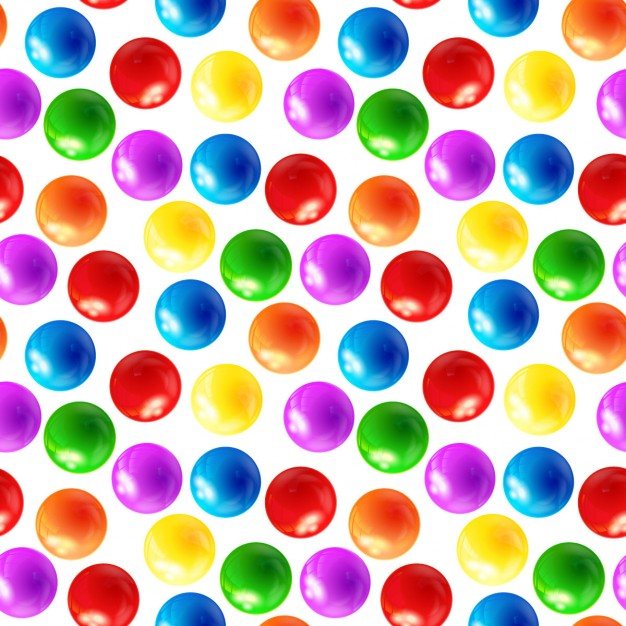
#> input picture image/ball2d.jpg, 626 x 626 px
$ python detect_object.py
#> lines starting #> are read from the running program, lines starting #| are printed output that depends on the picture; after the words box and inside, x2 and y2 are one past the last pixel; in counts of white or black regions, pixels touching at a corner belong together
import cv2
import numpy

while True:
    img = cv2.imread("image/ball2d.jpg")
#> img is the input picture: shape (626, 626, 3); mean B, G, R 168.2, 172.2, 199.6
    img = cv2.resize(img, (500,500))
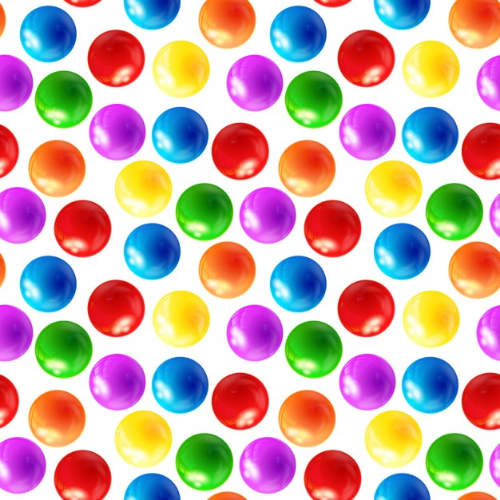
#> img: shape (500, 500, 3); mean B, G, R 168, 172.1, 199.5

    #ช่วงที่สีเข้มที่สุด
    lower = numpy.array([5,111,10])
    #ช่วงที่สีอ่อนที่สุด
    upper = numpy.array([124,255,133])

    mask = cv2.inRange(img,lower,upper)
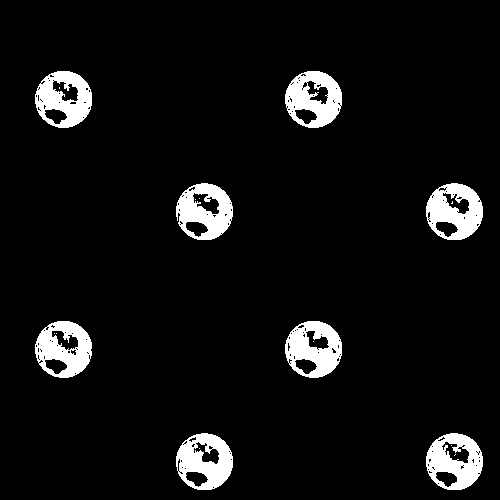
#> mask: shape (500, 500); 6.5% white; 18 white regions (10 under 20 px), largest, box (x1, y1, x2, y2) and area: (285, 321, 342, 378) 2068, (426, 183, 483, 240) 2058, (176, 433, 233, 490) 2052

    #เอาสีจากภาพต้นแบบไปทับmaskอีกที
    result = cv2.bitwise_and(img,img,mask=mask)
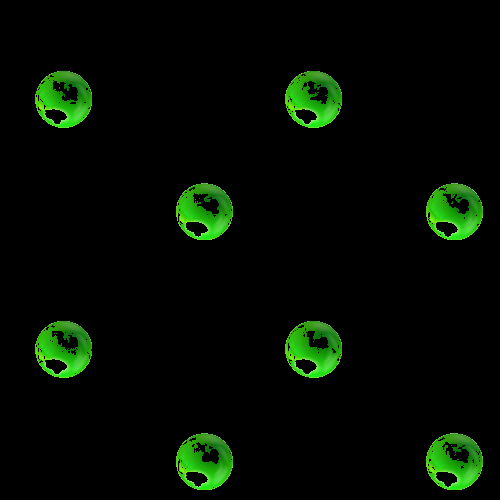
#> result: shape (500, 500, 3); mean B, G, R 1.8, 11.7, 3.3

    cv2.imshow("Original",img)
    cv2.imshow("Mask",mask)
    cv2.imshow("Result",result)


    if cv2.waitKey(0) & 0xFF == ord("e"):
#> (key e is pressed here)
        break

$ run again, with image/boy.jpg copied over image/ball2d.jpg
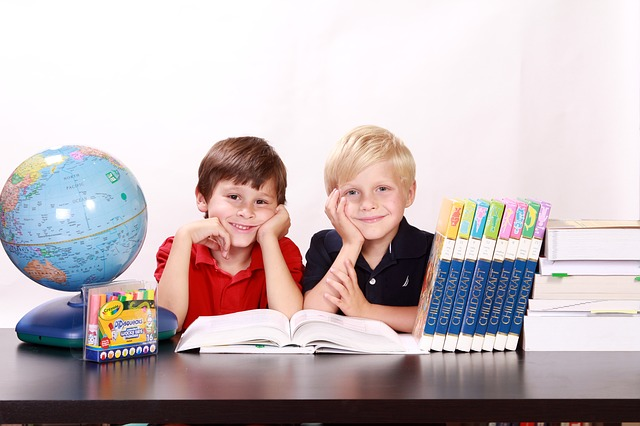
#> input picture image/boy.jpg, 640 x 426 px
#> img is the input picture: shape (426, 640, 3); mean B, G, R 186.9, 184.5, 197.5
#> `img = cv2.resize(img, (500,500))`:
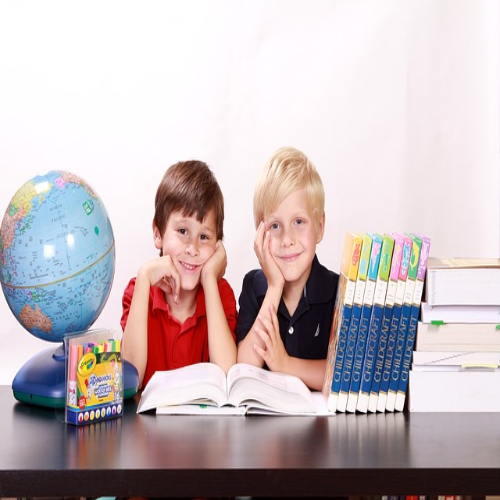
#> img: shape (500, 500, 3); mean B, G, R 186.8, 184.5, 197.4
#> `mask = cv2.inRange(img,lower,upper)`:
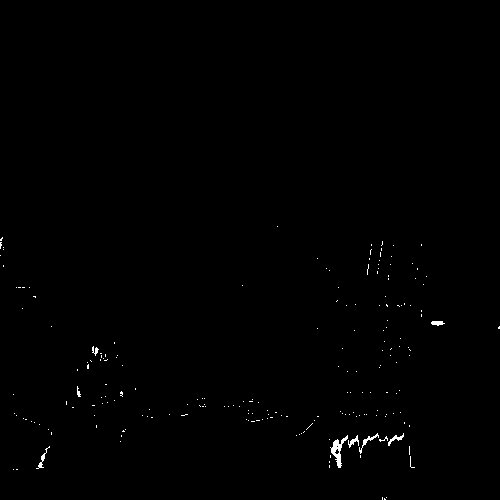
#> mask: shape (500, 500); 0.38% white in thin lines or dots, all inside (x1, y1, x2, y2) = (0, 226, 500, 500)
